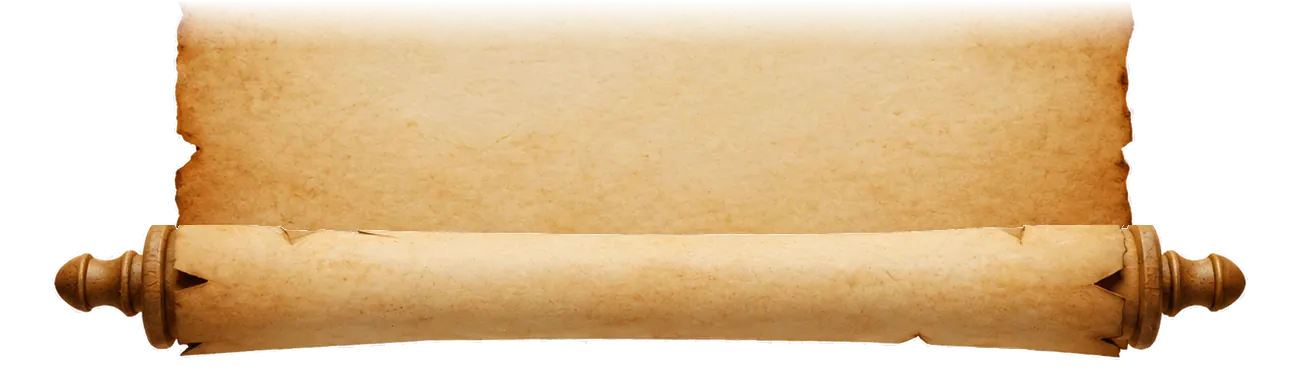
#> input picture tools/parchemin/brut/parchemin-bas.webp, 1305 x 381 px
$ python cut.py brut/parchemin-bas.webp brut/parchemin-haut.webp
#> lines starting #> are read from the running program, lines starting #| are printed output that depends on the picture; after the words box and inside, x2 and y2 are one past the last pixel; in counts of white or black regions, pixels touching at a corner belong together
import sys
from PIL import Image, ImageDraw, ImageFilter
import numpy as np
src, out = sys.argv[1], sys.argv[2]
im = Image.open(src).convert('RGB')
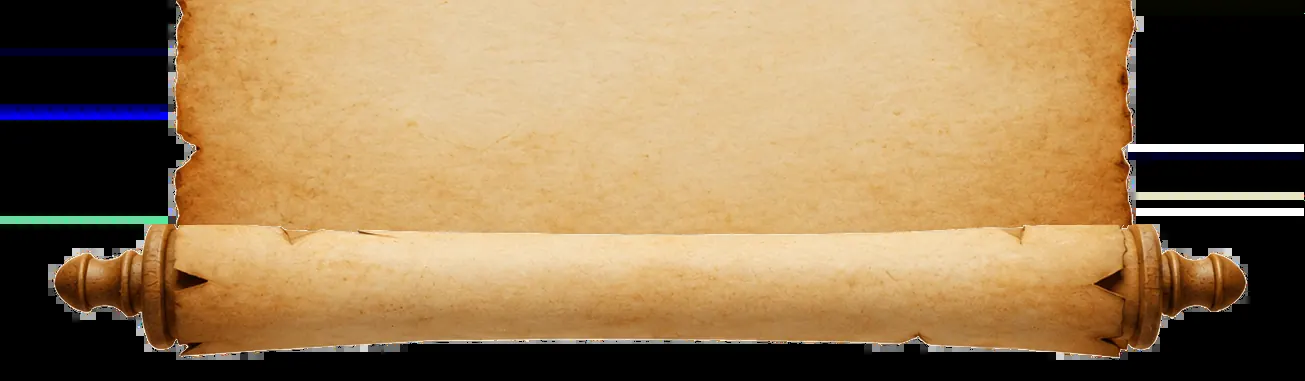
#> im: PIL image 1305x381 RGB; mean R, G, B 151.7, 122.9, 84.4
a = np.asarray(im).astype(float)
sat = a.max(2) - a.min(2); lum = a.mean(2)
#> after `sat = a.max(2) - a.min(2)`:
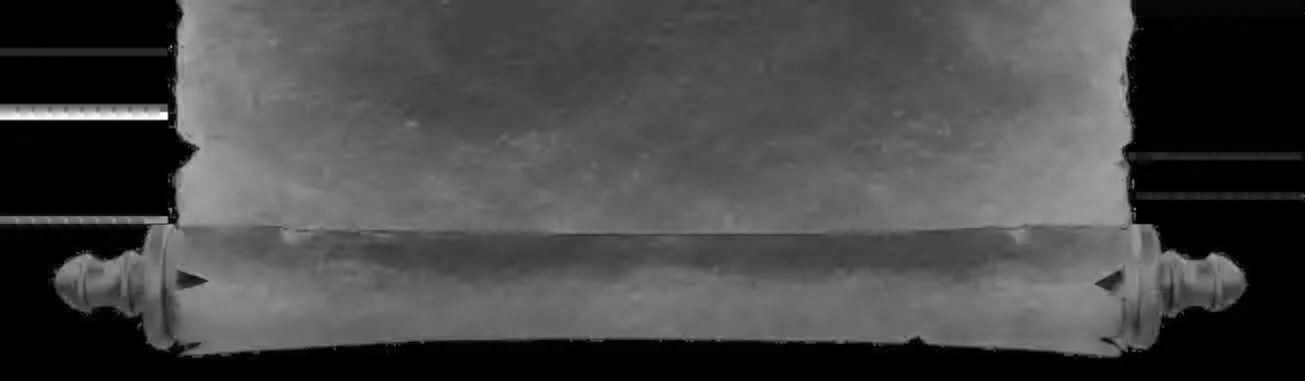
#> sat: shape (381, 1305) float64; min 0, max 253, mean 70.3
#> after `lum = a.mean(2)`:
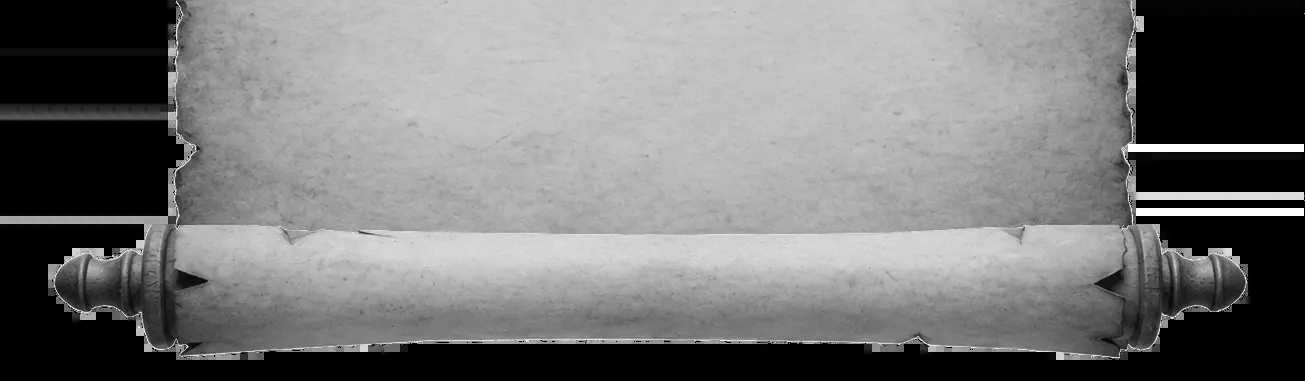
#> lum: shape (381, 1305) float64; min 0, max 255, mean 119.7
cand = (sat <= 6) & (lum >= 228)
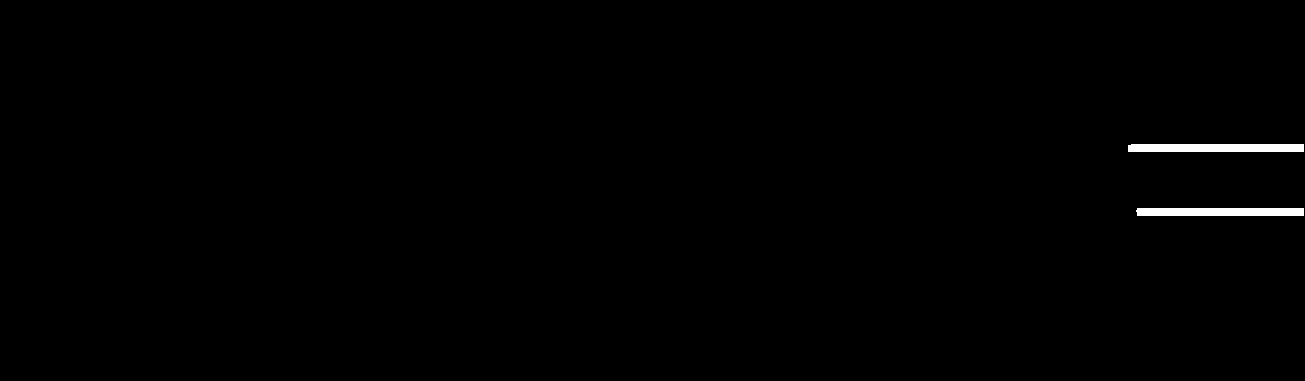
#> cand: shape (381, 1305) bool; 0.55% white; 2 white regions, box (x1, y1, x2, y2) and area: (1128, 144, 1304, 152) 1405, (1136, 208, 1304, 216) 1338
m = Image.fromarray(np.where(cand, 255, 0).astype(np.uint8)).copy()
W, H = m.size
#> W = 1305; H = 381
for p in [(0,0),(W-1,0),(0,H-1),(W-1,H-1),(W//2,0),(W//2,H-1),(0,H//2),(W-1,H//2),(W//2,160),(W//2,1043)]:
#> (the run stopped early here; a loop or call above may not have finished)
